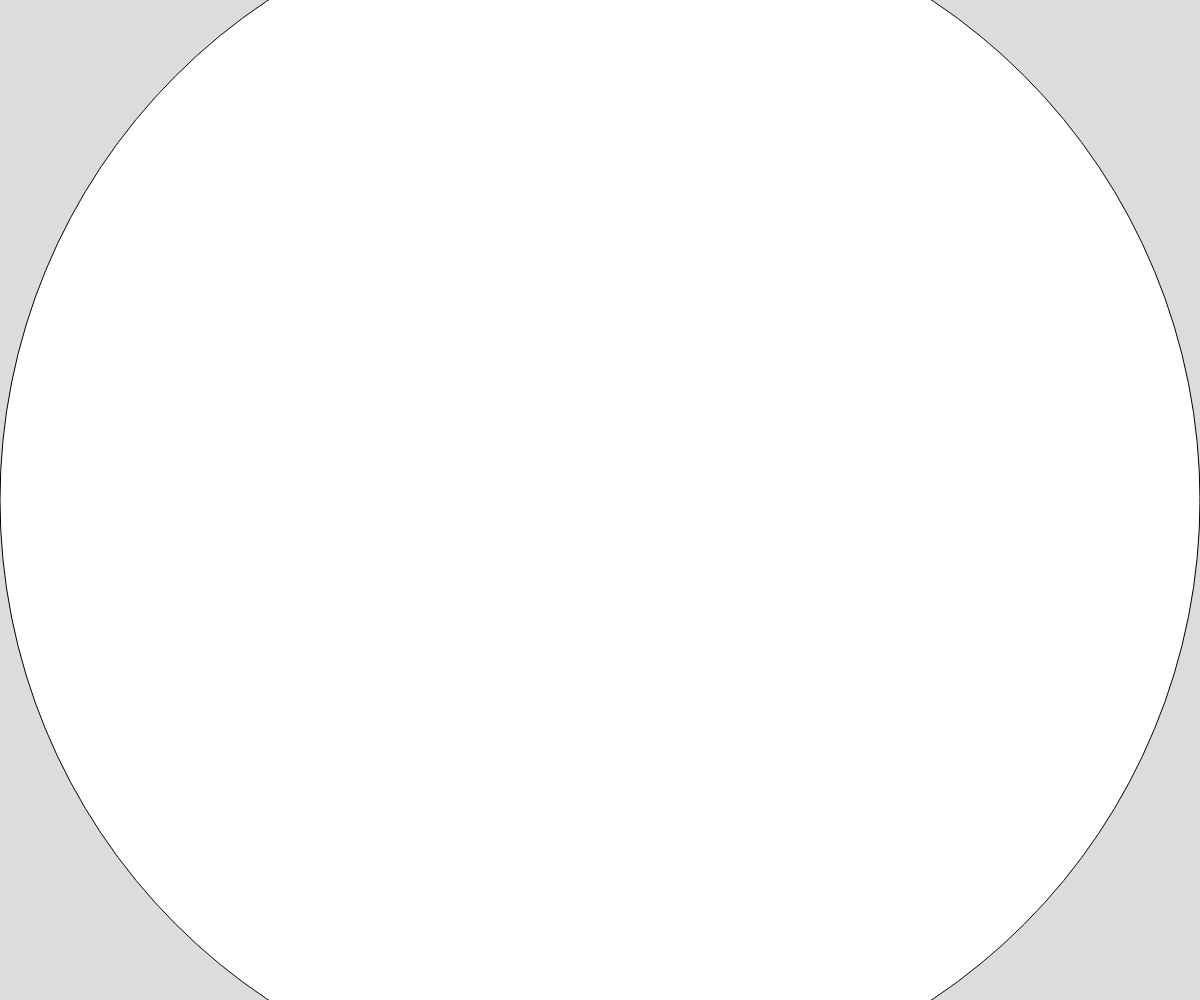
Frame 1 (no input)
Frame 60 (no input): identical to frame 1, image omitted
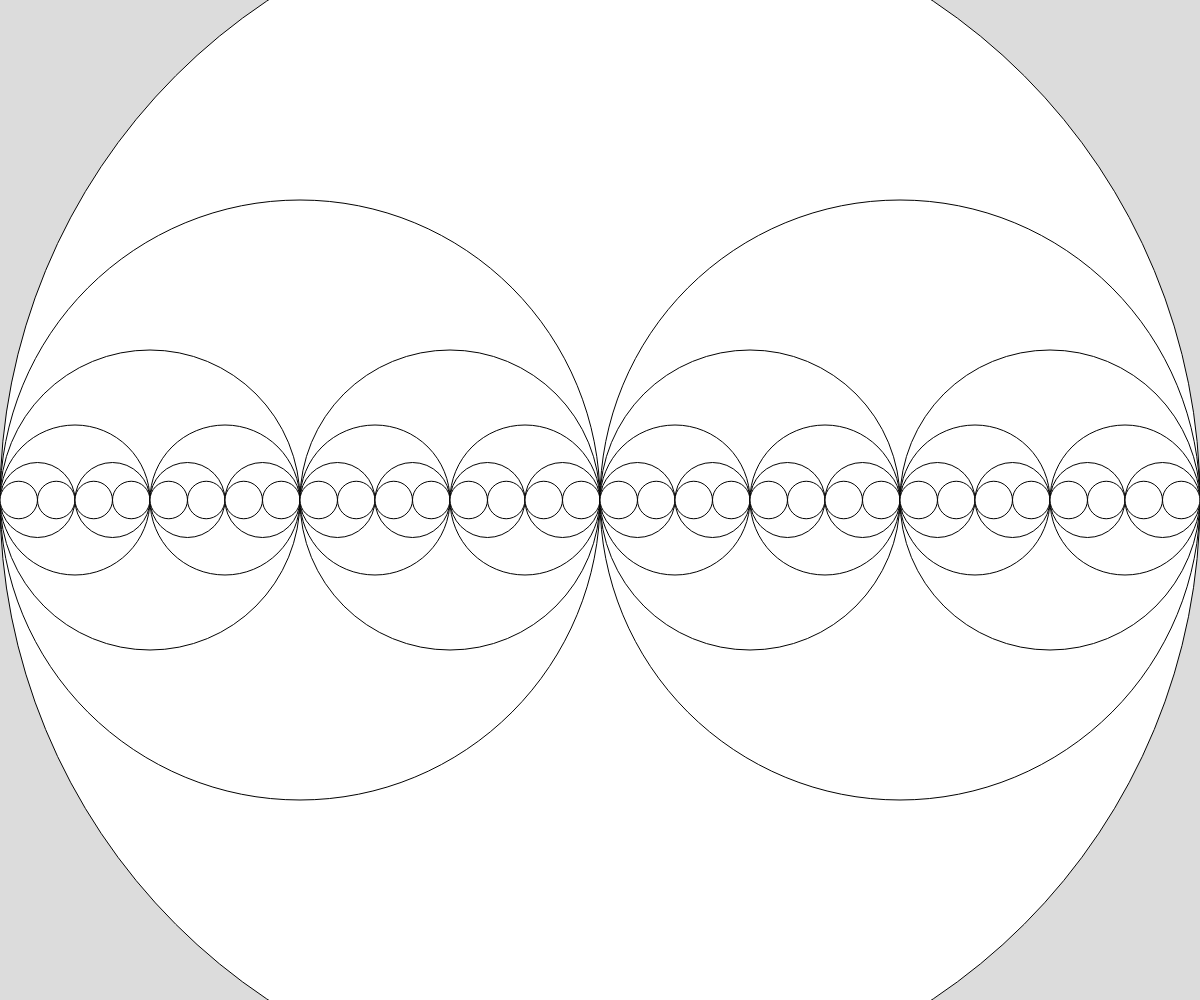
Frame 120 (the mouse pressed at the canvas centre since frame 60)

The p5.js sketch that drew these frames (run headless with seeded random() and noise() and a simulated clock; from frame 60 on, the mouse is pressed at the canvas centre):

// p5.js sketch
// ── sketch.js
function setup() {
  createCanvas(windowWidth, windowHeight);
  
}

function draw() {
  background(220);
  let theDepth = map(mouseX, 0, width, 0, 10);
  fractalCircle(width/2, width, theDepth);
}

function fractalCircle(x, d, depth) {
  // Base case
  
  circle(x, height/2, d);
  if (depth > 0) {
    depth --;
    fractalCircle(x-d/4, d/2, depth);
    fractalCircle(x+d/4, d/2, depth);
  }
}
